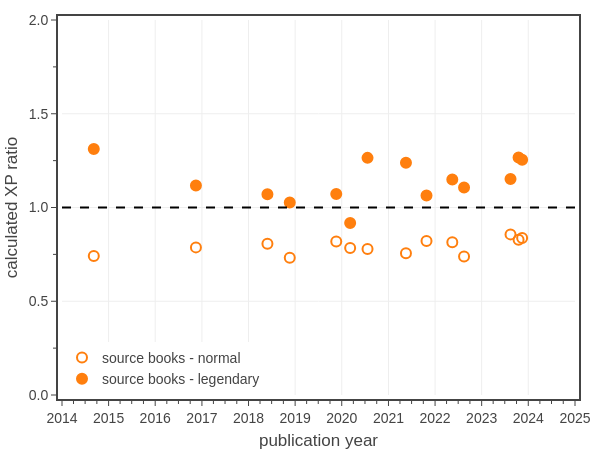

Here is the notebook cell this chart was saved with:
### Code cell
# Fig. 4: plot eXP ratio vs time. Split data by book type.
from datetime import date

groups = {
    'source books - normal': {
        'Legendary': ['N'],
        'marker': dict(
            size=10, 
            color='rgba(0,0,0,0.0)', 
            line=dict(color='#ff7f0e', width=2)
        )
    },
    'source books - legendary': {
        'Legendary': ['L','LL'],
        'marker': dict(
            size=10, 
            color='#ff7f0e', 
            line=dict(color='#ff7f0e', width=2)
        )
    }
}

# summarize the current dataset


group_columns = ['Date','group','Book']
date_range = [date(2014, 1, 1), date(2025, 1, 1)]

# plot results
fig = go.Figure()

for g in groups:
    group = groups[g]
    df1 = df0[df0['CR'].between(1,30) & df0['Legendary'].isin(group['Legendary']) & df0['Book Type'].isin(['Source'])]
    df1['group'] = df1.apply(lambda row: 'source books - normal' if row['Legendary'] == 'N' else 'source books - legendary', axis=1)
    df1 = df1[group_columns + ['eXP Ratio']]
    
    dfG = df1.groupby(group_columns, observed=False).size().to_frame('Total').reset_index()
    dfG['eXP Ratio Mean'] = df1.groupby(group_columns, observed=False).mean().reset_index()['eXP Ratio']
    dfG['eXP Ratio Std Dev'] = df1.groupby(group_columns, observed=False).std().reset_index()['eXP Ratio']
    dfG = dfG.sort_values(by=['Date'])
    dfG = dfG[dfG['Total'].ge(1)]
    
    fig.add_trace(go.Scatter(
        x=np.array(dfG['Date']), 
        y=dfG['eXP Ratio Mean'],
        mode='markers',
        name=g,
    ))

    fig.update_traces(
        selector=dict(name=g),
        customdata = np.stack((dfG['Book'], dfG['Total']), axis=-1),
        hovertemplate = '<b>%{customdata[0]}</b><br>'
            + 'Date: %{x}<br>'
            + 'XP ratio: %{y:.2f}<br>'
            + 'Monsters: %{customdata[1]:.0f}'
            + '<extra></extra>',
        marker=group['marker'],
    )

fig.add_trace(go.Scatter(
    x=date_range, 
    y=[1, 1],
    mode='lines', 
    line=dict(color='black', dash='dash'),
    showlegend=False,
    hoverinfo='skip'
))

# show figure
fig.update_layout(
    template=tfb.FIG_TEMPLATE,
    hoverlabel=dict(bgcolor='white'),
    xaxis=dict(title_text='publication year', range=date_range, dtick="M12", minor=dict(dtick="M3")),
    yaxis=dict(title_text='calculated XP ratio', range=[0, 2], dtick=0.5, tickformat='.1f', minor_dtick=0.25),
    legend=dict(xanchor='left', x=0.00, yanchor='bottom',  y=0.00),
    width=600, 
    height=450,
)
fig.show(config=tfb.FIG_CONFIG)

# save figures
if SAVEFIGS:
    fig.update_layout(autosize=True, width=None, height=None)
    tfb.save_fig_html(fig, format='large', name='fig-exp-ratio-mean-vs-time-source-books-large', style='aspect-ratio: 600/500;')
    tfb.save_fig_html(fig, format='small', name='fig-exp-ratio-mean-vs-time-source-books-small', style='aspect-ratio: 600/550;')

### Figure 1 — Plotly figure (JSON) as saved in the notebook; plotly's stock layout.template omitted (floating-point values rounded to 4 significant figures)
{"data": [{"customdata": [["MM (2014)", 266], ["VGtM", 107], ["MToF", 97], ["GGtR", 47], ["ERftLW", 19], ["EGtW", 26], ["MOoT", 38], ["VRGtR", 26], ["FToD", 49], ["MPMotM", 203], ["SAiS:BAM", 53], ["BPGotG", 50], ["PAitM:MPP", 44], ["TBoMT", 16]], "hovertemplate": "<b>%{customdata[0]}</b><br>Date: %{x}<br>XP ratio: %{y:.2f}<br>Monsters: %{customdata[1]:.0f}<extra></extra>", "marker": {"color": "rgba(0,0,0,0.0)", "line": {"color": "#ff7f0e", "width": 2}, "size": 10}, "mode": "markers", "name": "source books - normal", "type": "scatter", "x": ["2014-09-07T00:00:00", "2016-11-15T00:00:00", "2018-05-29T00:00:00", "2018-11-20T00:00:00", "2019-11-19T00:00:00", "2020-03-07T00:00:00", "2020-07-21T00:00:00", "2021-05-18T00:00:00", "2021-10-26T00:00:00", "2022-05-16T00:00:00", "2022-08-16T00:00:00", "2023-08-15T00:00:00", "2023-10-17T00:00:00", "2023-11-14T00:00:00"], "y": [0.7412, 0.7873, 0.8064, 0.732, 0.8183, 0.7845, 0.7792, 0.7566, 0.8208, 0.8143, 0.7388, 0.8566, 0.8284, 0.8371]}, {"customdata": [["MM (2014)", 39], ["VGtM", 5], ["MToF", 28], ["GGtR", 13], ["ERftLW", 8], ["EGtW", 3], ["MOoT", 7], ["VRGtR", 6], ["FToD", 51], ["MPMotM", 34], ["SAiS:BAM", 6], ["BPGotG", 20], ["PAitM:MPP", 12], ["TBoMT", 23]], "hovertemplate": "<b>%{customdata[0]}</b><br>Date: %{x}<br>XP ratio: %{y:.2f}<br>Monsters: %{customdata[1]:.0f}<extra></extra>", "marker": {"color": "#ff7f0e", "line": {"color": "#ff7f0e", "width": 2}, "size": 10}, "mode": "markers", "name": "source books - legendary", "type": "scatter", "x": ["2014-09-07T00:00:00", "2016-11-15T00:00:00", "2018-05-29T00:00:00", "2018-11-20T00:00:00", "2019-11-19T00:00:00", "2020-03-07T00:00:00", "2020-07-21T00:00:00", "2021-05-18T00:00:00", "2021-10-26T00:00:00", "2022-05-16T00:00:00", "2022-08-16T00:00:00", "2023-08-15T00:00:00", "2023-10-17T00:00:00", "2023-11-14T00:00:00"], "y": [1.313, 1.118, 1.071, 1.027, 1.072, 0.9172, 1.265, 1.238, 1.064, 1.149, 1.107, 1.152, 1.266, 1.255]}, {"hoverinfo": "skip", "line": {"color": "black", "dash": "dash"}, "mode": "lines", "showlegend": false, "type": "scatter", "x": ["2014-01-01", "2025-01-01"], "y": [1, 1]}], "layout": {"height": 450, "hoverlabel": {"bgcolor": "white"}, "legend": {"x": 0, "xanchor": "left", "y": 0, "yanchor": "bottom"}, "width": 600, "xaxis": {"dtick": "M12", "minor": {"dtick": "M3"}, "range": ["2014-01-01", "2025-01-01"], "title": {"text": "publication year"}}, "yaxis": {"dtick": 0.5, "minor": {"dtick": 0.25}, "range": [0, 2], "tickformat": ".1f", "title": {"text": "calculated XP ratio"}}}}
